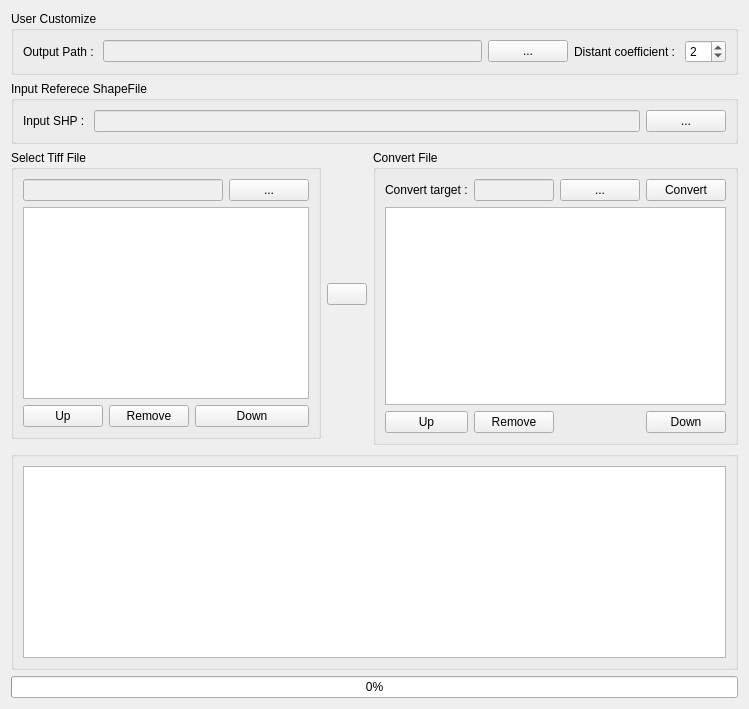
            <widget class="QWidget" name="page_12">
              <layout class="QGridLayout" name="gridLayout_2">
                <item row="0" column="0" colspan="3">
                  <widget class="QGroupBox" name="groupBox_24">
                    <property name="title">
                      <string>User Customize</string>
                    </property>
                    <layout class="QGridLayout" name="gridLayout_47">
                      <item row="0" column="4">
                        <widget class="QSpinBox" name="decimalBox_CM">
                          <property name="value">
                            <number>2</number>
                          </property>
                        </widget>
                      </item>
                      <item row="0" column="3">
                        <widget class="QLabel" name="decimal_Text_3">
                          <property name="text">
                            <string>Distant coefficient : </string>
                          </property>
                        </widget>
                      </item>
                      <item row="0" column="2">
                        <widget class="QPushButton" name="btnOutputDialog_CM">
                          <property name="text">
                            <string>...</string>
                          </property>
                        </widget>
                      </item>
                      <item row="0" column="1">
                        <widget class="QLineEdit" name="txtOutputDataPath_CM">
                          <property name="enabled">
                            <bool>false</bool>
                          </property>
                          <property name="text">
                            <string/>
                          </property>
                        </widget>
                      </item>
                      <item row="0" column="0">
                        <widget class="QLabel" name="label_62">
                          <property name="text">
                            <string>Output Path : </string>
                          </property>
                        </widget>
                      </item>
                    </layout>
                  </widget>
                </item>
                <item row="1" column="0" colspan="3">
                  <widget class="QGroupBox" name="groupBox_22">
                    <property name="title">
                      <string>Input Referece ShapeFile</string>
                    </property>
                    <layout class="QGridLayout" name="gridLayout_39">
                      <item row="0" column="0">
                        <widget class="QLabel" name="label_61">
                          <property name="text">
                            <string>Input SHP : </string>
                          </property>
                        </widget>
                      </item>
                      <item row="0" column="1">
                        <widget class="QLineEdit" name="txt_inputSHP_CM">
                          <property name="enabled">
                            <bool>false</bool>
                          </property>
                          <property name="text">
                            <string/>
                          </property>
                        </widget>
                      </item>
                      <item row="0" column="2">
                        <widget class="QPushButton" name="btn_inputSHP_CM">
                          <property name="text">
                            <string>...</string>
                          </property>
                        </widget>
                      </item>
                    </layout>
                  </widget>
                </item>
                <item row="2" column="2" rowspan="2">
                  <widget class="QGroupBox" name="groupBox_23">
                    <property name="sizePolicy">
                      <sizepolicy hsizetype="Preferred" vsizetype="Preferred">
                        <horstretch>1</horstretch>
                        <verstretch>0</verstretch>
                      </sizepolicy>
                    </property>
                    <property name="title">
                      <string>Convert File</string>
                    </property>
                    <layout class="QGridLayout" name="gridLayout_40">
                      <item row="0" column="0">
                        <widget class="QLabel" name="label_6">
                          <property name="text">
                            <string>Convert target :</string>
                          </property>
                        </widget>
                      </item>
                      <item row="0" column="3">
                        <widget class="QPushButton" name="btn_Covert_CM">
                          <property name="enabled">
                            <bool>true</bool>
                          </property>
                          <property name="text">
                            <string>Convert</string>
                          </property>
                        </widget>
                      </item>
                      <item row="0" column="1">
                        <widget class="QLineEdit" name="txt_Convert_path_CM">
                          <property name="enabled">
                            <bool>false</bool>
                          </property>
                          <property name="text">
                            <string/>
                          </property>
                        </widget>
                      </item>
                      <item row="0" column="2">
                        <widget class="QPushButton" name="btn_Select_Covert_File_CM">
                          <property name="text">
                            <string>...</string>
                          </property>
                        </widget>
                      </item>
                      <item row="2" column="0">
                        <widget class="QPushButton" name="btn_csvUp_CM">
                          <property name="enabled">
                            <bool>true</bool>
                          </property>
                          <property name="text">
                            <string>Up</string>
                          </property>
                        </widget>
                      </item>
                      <item row="1" column="0" colspan="4">
                        <widget class="QTableWidget" name="lisw_Convert_file_CM">
                          <attribute name="horizontalHeaderStretchLastSection">
                            <bool>true</bool>
                          </attribute>
                        </widget>
                      </item>
                      <item row="2" column="1">
                        <widget class="QPushButton" name="btn_csvRemove_CM">
                          <property name="enabled">
                            <bool>true</bool>
                          </property>
                          <property name="text">
                            <string>Remove</string>
                          </property>
                        </widget>
                      </item>
                      <item row="2" column="3">
                        <widget class="QPushButton" name="btn_csvDown_CM">
                          <property name="enabled">
                            <bool>true</bool>
                          </property>
                          <property name="text">
                            <string>Down</string>
                          </property>
                        </widget>
                      </item>
                    </layout>
                  </widget>
                </item>
                <item row="4" column="0" colspan="3">
                  <widget class="QGroupBox" name="groupBox_19">
                    <property name="title">
                      <string/>
                    </property>
                    <layout class="QGridLayout" name="gridLayout_38">
                      <item row="0" column="0">
                        <widget class="QTableWidget" name="tbl_Result_CM">
                          <attribute name="horizontalHeaderStretchLastSection">
                            <bool>true</bool>
                          </attribute>
                        </widget>
                      </item>
                    </layout>
                  </widget>
                </item>
                <item row="2" column="0">
                  <widget class="QGroupBox" name="groupBox_29">
                    <property name="sizePolicy">
                      <sizepolicy hsizetype="Preferred" vsizetype="Preferred">
                        <horstretch>1</horstretch>
                        <verstretch>0</verstretch>
                      </sizepolicy>
                    </property>
                    <property name="title">
                      <string>Select Tiff File</string>
                    </property>
                    <layout class="QGridLayout" name="gridLayout_48">
                      <item row="0" column="0" colspan="3">
                        <widget class="QLineEdit" name="txt_Input_data_CM">
                          <property name="enabled">
                            <bool>false</bool>
                          </property>
                        </widget>
                      </item>
                      <item row="0" column="3">
                        <widget class="QPushButton" name="btnOpenDialog_Input_CM">
                          <property name="text">
                            <string>...</string>
                          </property>
                        </widget>
                      </item>
                      <item row="1" column="0" colspan="4">
                        <widget class="QTableWidget" name="lisw_ASC_CM">
                          <attribute name="horizontalHeaderStretchLastSection">
                            <bool>true</bool>
                          </attribute>
                        </widget>
                      </item>
                      <item row="2" column="0">
                        <widget class="QPushButton" name="btn_ASCup_CM">
                          <property name="enabled">
                            <bool>true</bool>
                          </property>
                          <property name="text">
                            <string>Up</string>
                          </property>
                        </widget>
                      </item>
                      <item row="2" column="1">
                        <widget class="QPushButton" name="btn_ASCremove_CM">
                          <property name="enabled">
                            <bool>true</bool>
                          </property>
                          <property name="text">
                            <string>Remove</string>
                          </property>
                        </widget>
                      </item>
                      <item row="2" column="2" colspan="2">
                        <widget class="QPushButton" name="btn_ASCdown_CM">
                          <property name="enabled">
                            <bool>true</bool>
                          </property>
                          <property name="text">
                            <string>Down</string>
                          </property>
                        </widget>
                      </item>
                    </layout>
                  </widget>
                </item>
                <item row="2" column="1">
                  <widget class="QPushButton" name="btn_Apply_CM">
                    <property name="text">
                      <string/>
                    </property>
                  </widget>
                </item>
                <item row="5" column="0" colspan="3">
                  <widget class="QProgressBar" name="satellite_progressBar_CM">
                    <property name="value">
                      <number>0</number>
                    </property>
                  </widget>
                </item>
              </layout>
            </widget>
